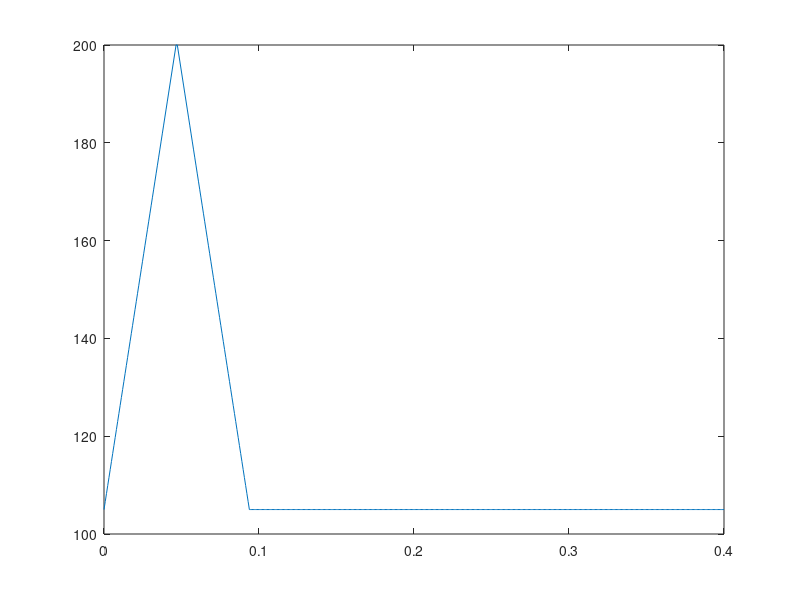

MATLAB code to generate this figure:
clc
clear
close all
%% Params

f = 2.5; % Hz
T = 1/f;

N = 500;
publish_rate = f*N

V_thrust = 2000; % mm/s
V_swing = 2000; % mm/s
V_return = 2000; % mm/s

L_touchdown = 105; % mm
L_liftoff = 200; % mm
L_swing = 105; % mm


%% Calculation

h = L_touchdown*ones(1,N);
t = linspace(0,T,N);

% thrust phase (1)
dh_thrust = L_liftoff - L_touchdown;
T_thrust = dh_thrust / V_thrust;
i_thrust = int32(T_thrust / T * N);
t_thrust = linspace(0,T_thrust,i_thrust);
h(1:i_thrust) = L_touchdown + (t_thrust/T_thrust).*(dh_thrust);

% swing phase (2)
dh_swing = L_swing - L_liftoff;
T_swing = -dh_swing / V_swing;
i_swing = int32(T_swing / T * N);
t_swing = -linspace(0,T_swing,i_swing);
h(i_thrust+1:i_thrust+i_swing) = L_liftoff - (t_swing/T_swing).*dh_swing;

% return phase (3)
dh_return = L_touchdown - L_swing;
T_return = dh_return / V_return;
i_return = int32(T_return / T * N);
t_return = linspace(0,T_return,i_return);
h(i_thrust+i_swing+1:i_thrust+i_swing+i_return) = L_swing + (t_return/T_return).*dh_return;

%% Visualize

figure
plot(t,h)


%% Save

x = zeros(1,N);
jump_traj = [x; -h];
